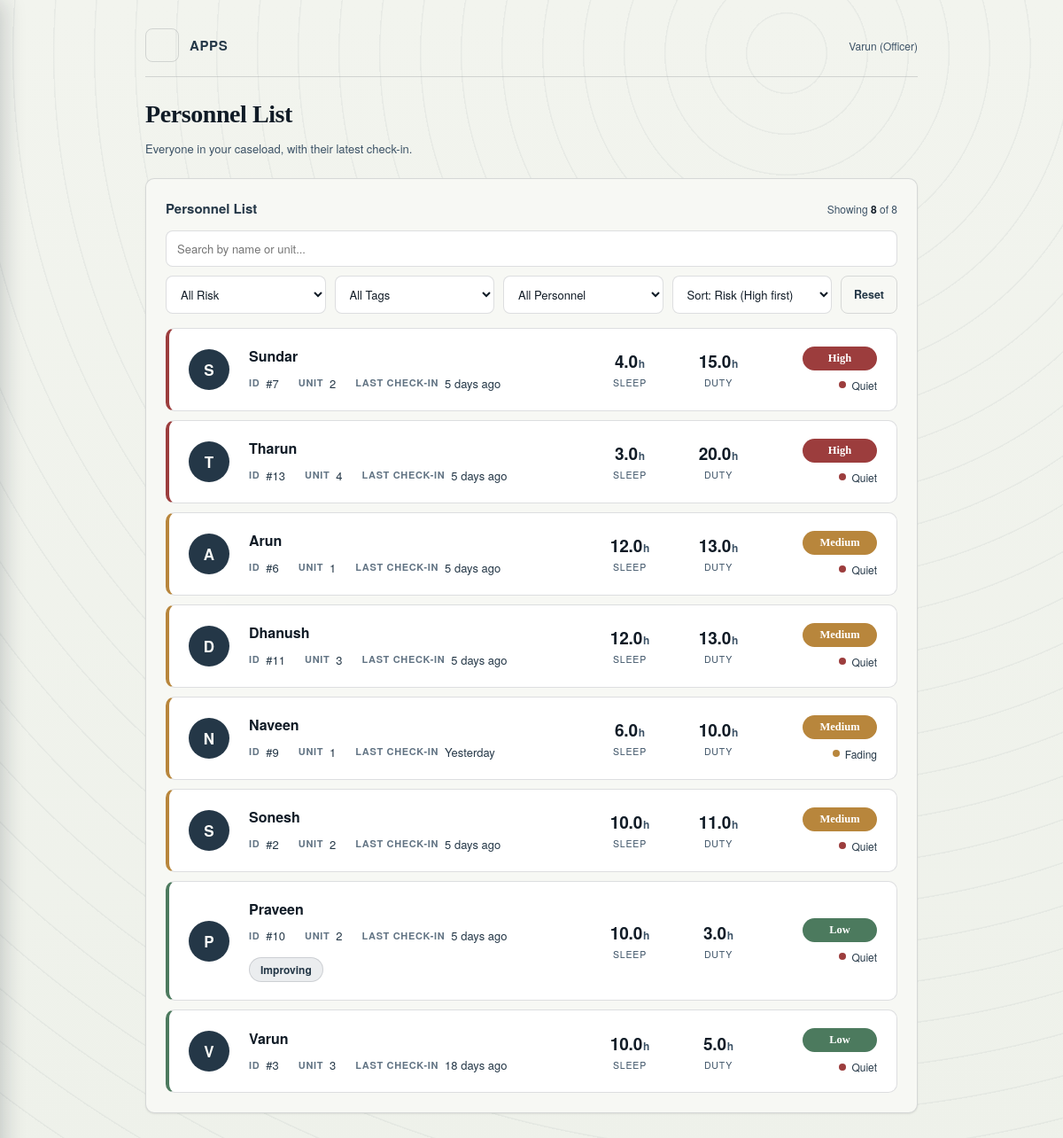
The app's page /officer/personnel (signed in) with its own data.
### tables this page shows
CREATE TABLE Users (
            id INTEGER PRIMARY KEY AUTOINCREMENT,
            name TEXT NOT NULL,
            unit TEXT,
            password TEXT NOT NULL,
            role TEXT NOT NULL DEFAULT 'personnel'
        , assigned_officer_id INTEGER);

CREATE TABLE DailyData (
            id INTEGER PRIMARY KEY AUTOINCREMENT,
            user_id INTEGER NOT NULL,
            date TEXT NOT NULL,
            sleep_hours REAL,
            duty_hours REAL,
            heart_rate INTEGER,
            mood_score INTEGER,
            stress_level TEXT,
            recommendation TEXT
        );

CREATE TABLE PersonnelTags (id INTEGER PRIMARY KEY AUTOINCREMENT, user_id INTEGER NOT NULL, tag TEXT NOT NULL COLLATE NOCASE, officer_id INTEGER NOT NULL, created_date TEXT NOT NULL, UNIQUE(user_id, tag));

### app.py (the view)
@app.route("/officer/personnel")
@role_required("officer")
def officer_personnel_list():
    me = session["user_id"]
    conn = get_db()
    rows = conn.execute("""
        SELECT Users.id, Users.name, Users.unit, DailyData.date, DailyData.sleep_hours,
               DailyData.duty_hours, DailyData.stress_level, Users.assigned_officer_id
        FROM DailyData
        JOIN Users ON DailyData.user_id = Users.id
        WHERE DailyData.id IN (SELECT MAX(id) FROM DailyData GROUP BY user_id)
          AND Users.role = 'personnel'
          AND (Users.assigned_officer_id = ? OR Users.assigned_officer_id IS NULL)
        ORDER BY DailyData.stress_level = 'High' DESC, DailyData.stress_level = 'Medium' DESC,
                 Users.name
    """, (me,)).fetchall()
    tag_rows = conn.execute("SELECT user_id, tag FROM PersonnelTags ORDER BY id").fetchall()
    tags_by_user = {}
    for r in tag_rows:
        tags_by_user.setdefault(r["user_id"], []).append(r["tag"])
    all_tags = sorted({r["tag"] for r in tag_rows}, key=str.lower)
    freq_rows = conn.execute(
        "SELECT user_id, COUNT(*) AS cnt FROM DailyData WHERE date >= ? GROUP BY user_id",
        ((date.today() - timedelta(days=13)).isoformat(),)).fetchall()
    freq_by_user = {r["user_id"]: r["cnt"] for r in freq_rows}
    conn.close()
    personnel = []
    for row in rows:
        p = dict(row)
        days_since = (date.today() - date.fromisoformat(p["date"])).days
        score = round((max(0, 100 - days_since * 20)
                       + min(100, round(freq_by_user.get(p["id"], 0) / 14 * 100))) / 2)
        p["engagement_label"] = "Engaged" if score >= 70 else "Fading" if score >= 40 else "Quiet"
        p["days_since_checkin"] = days_since
        personnel.append(p)
    return render_template("officer_personnel.html", personnel=personnel,
                           tags_by_user=tags_by_user, all_tags=all_tags,
                           total=len(personnel))

### app.py (called while the page is built)
def get_db():
    conn = sqlite3.connect(DB_PATH)
    conn.row_factory = sqlite3.Row
    return conn

def role_required(*roles):
    def decorator(view):
        @wraps(view)
        def wrapper(*args, **kwargs):
            if "user_id" not in session or session.get("role") not in roles:
                if "officer" in roles and len(roles) == 1:
                    return redirect(url_for("officer_login"))
                elif "admin" in roles and len(roles) == 1:
                    return redirect(url_for("admin_login"))
                return redirect(url_for("login"))
            return view(*args, **kwargs)
        return wrapper
    return decorator

@app.before_request
def block_cross_site_posts():
    if request.method != "POST":
        return
    source = request.headers.get("Origin") or request.headers.get("Referer")
    if source:
        if urlparse(source).netloc != request.host:
            abort(403)

@app.after_request
def add_security_headers(resp):
    resp.headers.setdefault("X-Content-Type-Options", "nosniff")
    resp.headers.setdefault("X-Frame-Options", "SAMEORIGIN")
    resp.headers.setdefault("Referrer-Policy", "same-origin")
    if "user_id" in session:
        resp.headers["Cache-Control"] = "no-store"
    return resp

@app.context_processor
def inject_nav_counts():
    if session.get("role") == "officer":
        conn = get_db()
        try:
            n = conn.execute(
                """SELECT COUNT(*) FROM StressRequests
                   JOIN Users ON StressRequests.user_id = Users.id
                   WHERE StressRequests.stage != 'Closed'
                     AND (Users.assigned_officer_id = ? OR Users.assigned_officer_id IS NULL)""",
                (session["user_id"],)
            ).fetchone()[0]
        finally:
            conn.close()
        return {"pending_count": n}
    return {}

### templates/officer_personnel.html (shortened to what this page needs)
<!DOCTYPE html>
<html lang="en">
<head>
<link rel="stylesheet" href="{{ url_for('static', filename='style.css') }}">
</head>
<body class="officer-page">
<div class="wrap">
    {% include "_header.html" %}
  <h2 class="page-title">Personnel List</h2>
  <p class="empty-note" style="margin-bottom:22px;">Everyone in your caseload, with their latest check-in.</p>
  <div class="card">
    <div class="p-head">
      <h3>Personnel List</h3>
      <span class="p-count">Showing <b id="shownCount">{{ total }}</b> of {{ total }}</span>
    </div>
    <div class="p-toolbar">
      <input id="searchBox" type="text" placeholder="Search by name or unit..." oninput="filterTable()" autocomplete="off">
      <select id="riskFilter" onchange="filterTable()">
        <option value="">All Risk</option>
      </select>
      <select id="tagFilter" onchange="filterTable()">
        <option value="">All Tags</option>
      </select>
      <select id="ownerFilter" onchange="filterTable()">
        <option value="">All Personnel</option>
      </select>
      <select id="sortSelect" onchange="sortRows()">
        <option value="default">Sort: Risk (High first)</option>
      </select>
      <button type="button" class="p-reset" onclick="resetFilters()">Reset</button>
    </div>
    {% if personnel %}
    <div class="p-list">
      {% for p in personnel %}
      {% set unit_txt = (p.unit or '')|string|trim %}
      {% set user_tags = tags_by_user.get(p.id, []) %}
      <a href="/officer/personnel/{{ p.id }}" class="personnel-row p-row r-{{ p.stress_level|lower }}"
         data-idx="{{ loop.index }}"
         data-name="{{ p.name|lower }}"
         data-unit="{{ unit_txt|lower }}"
         data-risk="{{ p.stress_level }}"
         data-tags="{{ user_tags | join('|') | lower }}"
         data-owner="{{ 'unassigned' if p.assigned_officer_id is none else 'mine' }}"
         data-date="{{ p.date }}" data-sleep="{{ p.sleep_hours }}" data-duty="{{ p.duty_hours }}">
        <div class="p-avatar">{{ p.name[0]|upper }}</div>
        <div>
          <div class="p-name">
            {{ p.name }}
          </div>
          <div class="p-meta">
            <span class="m-item"><span class="m-label">ID</span><span class="m-val">#{{ p.id }}</span></span>
            <span class="m-item"><span class="m-label">Unit</span><span class="m-val">{% if unit_txt %}{{ unit_txt }}{% else %}&mdash;{% endif %}</span></span>
            <span class="m-item"><span class="m-label">Last check-in</span><span class="m-val">{% if p.days_since_checkin == 0 %}Today{% elif p.days_since_checkin == 1 %}Yesterday{% else %}{{ p.days_since_checkin }} days ago{% endif %}</span></span>
          </div>
          {% if user_tags %}
          <div class="p-tags">
            {% for t in user_tags[:2] %}<span class="p-chip">{{ t }}</span>{% endfor %}
          </div>
          {% endif %}
        </div>
        <div class="p-stat s1"><span class="v">{{ '%.1f'|format(p.sleep_hours|float) }}<small>h</small></span><span class="l">Sleep</span></div>
        <div class="p-stat s2"><span class="v">{{ '%.1f'|format(p.duty_hours|float) }}<small>h</small></span><span class="l">Duty</span></div>
        <div class="p-status">
          <span class="risk-tag badge-{{ p.stress_level|lower }}">{{ p.stress_level }}</span>
          <span class="p-eng e-{{ p.engagement_label|lower }}"><i></i>{{ p.engagement_label }}</span>
        </div>
      </a>
      {% endfor %}
    </div>
    {% else %}
      <p class="empty-note">No personnel data yet.</p>
    {% endif %}
  </div>
</div>
</body>
</html>

### templates/_header.html (shortened to what this page needs)
{% set role = session.get('role') %}
<header class="top">
  <div style="display:flex; align-items:center; gap:12px;">
    <button type="button" id="navToggle" class="nav-toggle" aria-label="Open menu"
            aria-expanded="false" aria-controls="navDrawer">
    </button>
    <div class="mark">APPS</div>
  </div>
  <span class="role-pill">
    {{ session.get('user_name') }}{% if role == 'officer' %} (Officer){% elif role == 'admin' %} (Senior Admin){% endif %}
  </span>
</header>

### static/style.css (style rules this page uses)
:root { --ink:#101b26; --paper:#eef1ea; --steel:#3c5266; --steel-deep:#243747; --signal-low:#4c7a5e; --signal-med:#b8863c; --signal-high:#9c3d3d; --line: rgba(16,27,38,0.14); --card:#f7f8f4; }
* { box-sizing:border-box; }
html,body { margin:0;padding:0; }
body { background: linear-gradient(180deg, #f2f4ee 0%, var(--paper) 100%); color:var(--ink); font-family: 'Iowan Old Style','Georgia',serif; min-height:100vh; }
a { color:var(--steel-deep); }
body.officer-page { background: repeating-radial-gradient(circle at 74% 60px, transparent 0, transparent 44px, rgba(36,55,71,0.05) 45px, rgba(36,55,71,0.05) 46px), linear-gradient(180deg, #f2f4ee 0%, var(--paper) 100%); background-attachment: fixed, scroll; }
.wrap { max-width:920px; margin:0 auto; padding:32px 24px 80px; }
header.top { display:flex; justify-content:space-between; align-items:flex-end; border-bottom:1px solid var(--line); padding-bottom:16px; margin-bottom:26px; }
.mark { font-family: 'Helvetica Neue', Arial, sans-serif; font-weight:700; font-size:15px; letter-spacing:0.04em; color:var(--steel-deep); }
header.top .role-pill { font-family:'Helvetica Neue', Arial, sans-serif; font-size:12px; color:var(--steel); }
h2.page-title { font-size:28px; font-weight:600; margin:0 0 4px; letter-spacing:-0.015em; color:var(--ink); }
.card { background:var(--card); border:1px solid var(--line); border-radius:10px; padding:22px; box-shadow: 0 1px 3px rgba(16,27,38,0.04), 0 1px 2px rgba(16,27,38,0.06); }
.card h3 { font-family:'Helvetica Neue', Arial, sans-serif; font-size:12.5px; color:var(--steel-deep); margin:0 0 16px; font-weight:700; border-bottom:1px solid var(--line); padding-bottom:10px; }
.badge-low { background:var(--signal-low); }
.badge-medium { background:var(--signal-med); }
.badge-high { background:var(--signal-high); }
.empty-note { font-family:'Helvetica Neue', Arial, sans-serif; font-size:13px; color:var(--steel); line-height:1.6; }
.risk-tag { font-size:11px; font-weight:700; padding:3px 9px; border-radius:20px; color:#fff; }
html { scroll-behavior:smooth; }
header.top { align-items:center; }
.nav-toggle { display:inline-flex; flex-direction:column; justify-content:center; gap:4px; width:38px; height:38px; padding:0 9px; background:transparent; border:1px solid var(--line); border-radius:8px; cursor:pointer; }

### records on screen
Users: get "Varun"
DailyData: name "S", name "Sundar", id "7", unit_txt "2", days_since_checkin "5", sleep_hours "4.0", duty_hours "15.0", stress_level "High", engagement_label "Quiet"
DailyData: name "T", name "Tharun", id "13", unit_txt "4", days_since_checkin "5", sleep_hours "3.0", duty_hours "20.0", stress_level "High", engagement_label "Quiet"
DailyData: name "A", name "Arun", id "6", unit_txt "1", days_since_checkin "5", sleep_hours "12.0", duty_hours "13.0", stress_level "Medium", engagement_label "Quiet"
DailyData: name "D", name "Dhanush", id "11", unit_txt "3", days_since_checkin "5", sleep_hours "12.0", duty_hours "13.0", stress_level "Medium", engagement_label "Quiet"
DailyData: name "N", name "Naveen", id "9", unit_txt "1", shows "Yesterday", sleep_hours "6.0", duty_hours "10.0", stress_level "Medium", engagement_label "Fading"
DailyData: name "S", name "Sonesh", id "2", unit_txt "2", days_since_checkin "5", sleep_hours "10.0", duty_hours "11.0", stress_level "Medium", engagement_label "Quiet"
DailyData: name "P", name "Praveen", id "10", unit_txt "2", days_since_checkin "5", sleep_hours "10.0", duty_hours "3.0", stress_level "Low", engagement_label "Quiet"
PersonnelTags: tag "Improving"
DailyData: name "V", name "Varun", id "3", unit_txt "3", days_since_checkin "18", sleep_hours "10.0", duty_hours "5.0", stress_level "Low", engagement_label "Quiet"

### other values on screen
{{ total }} "8"
